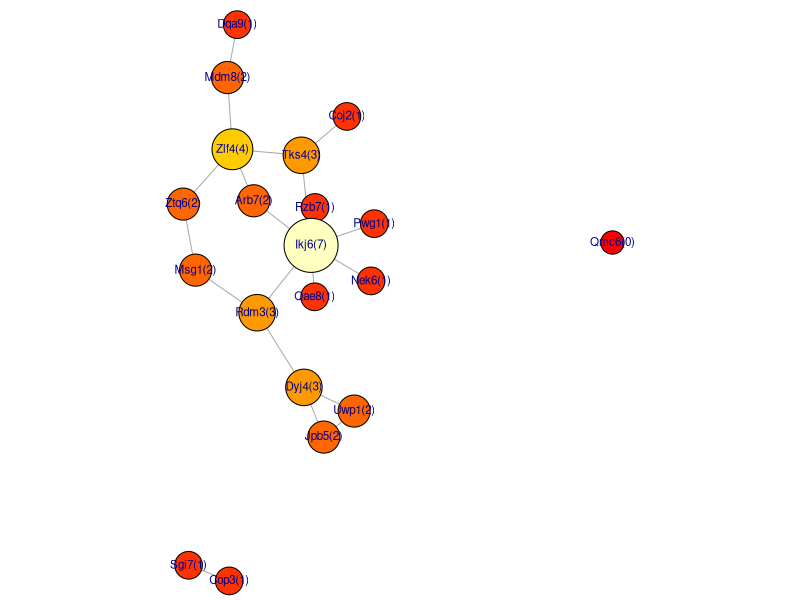
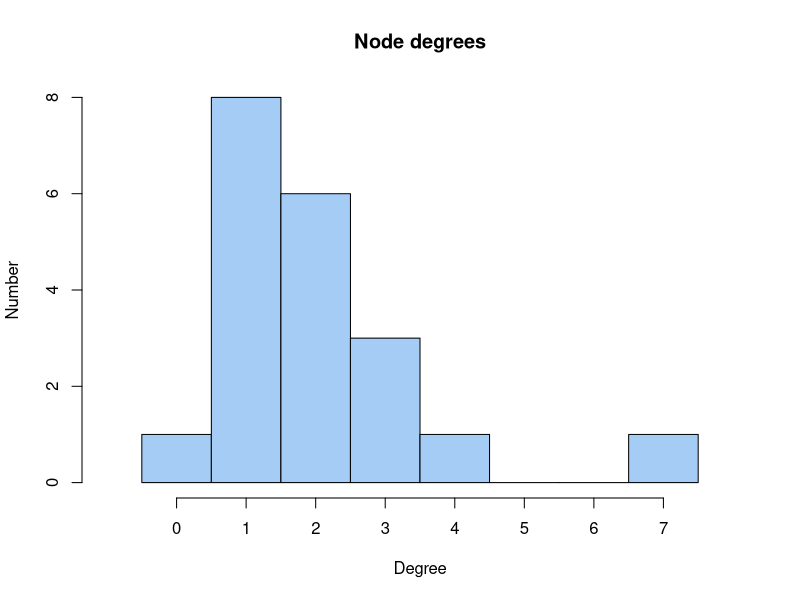
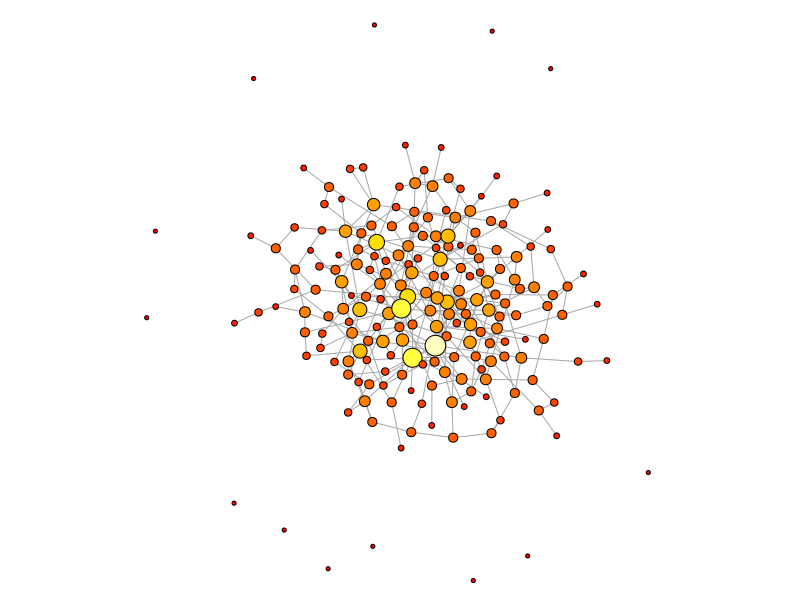
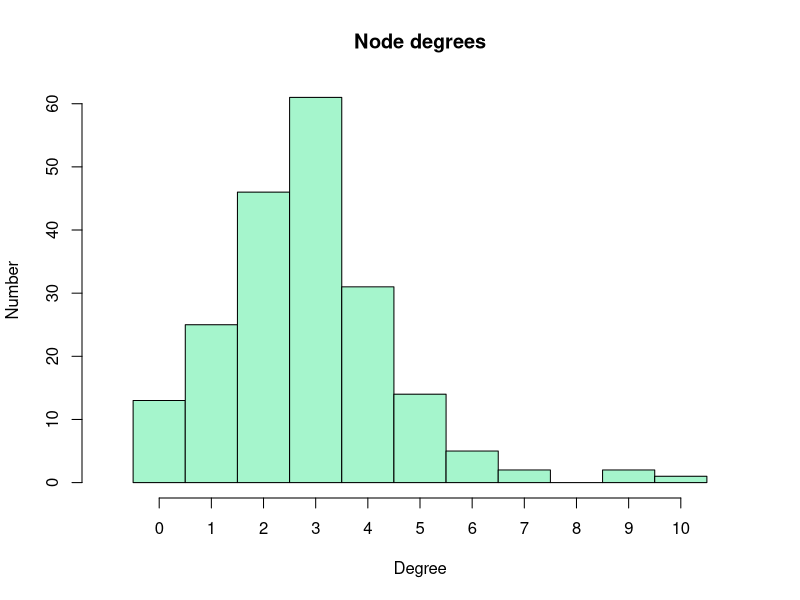
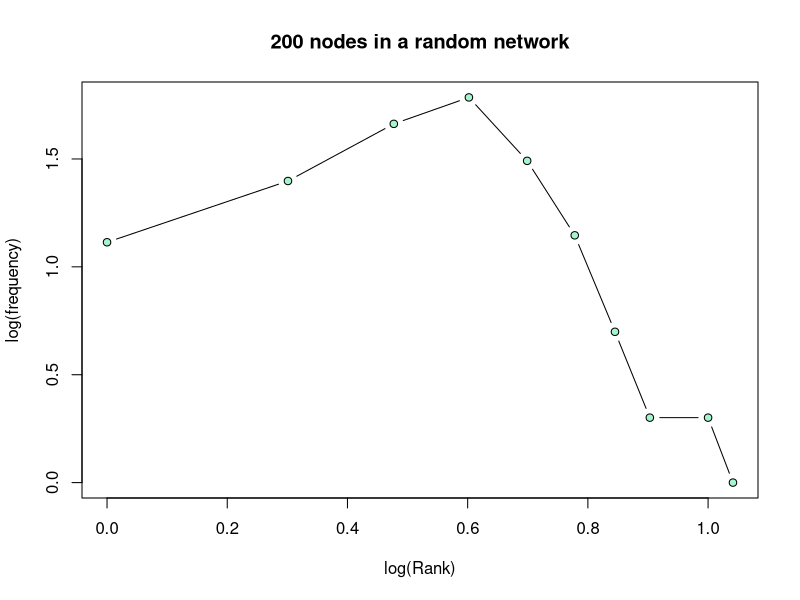
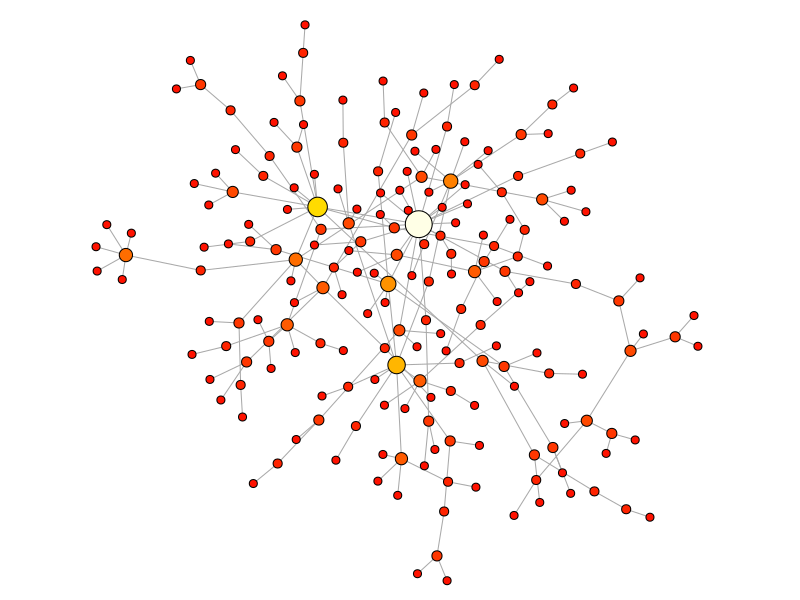
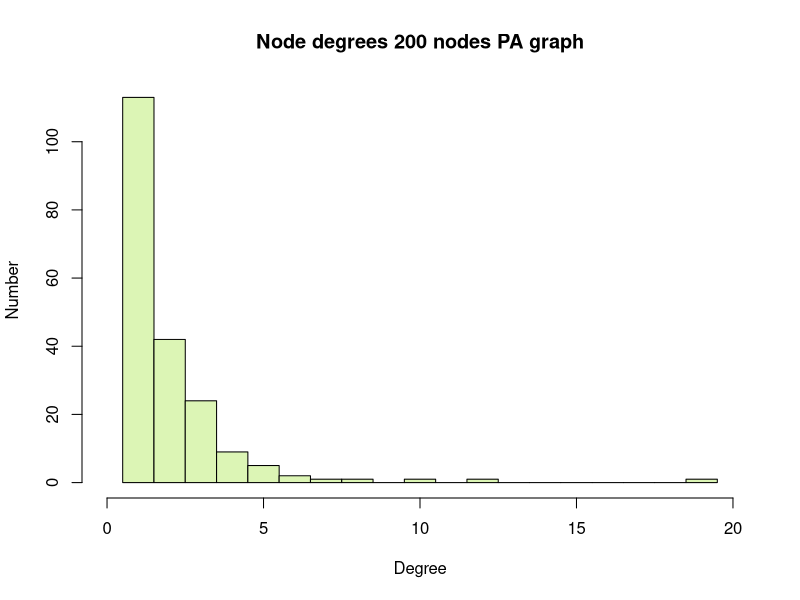
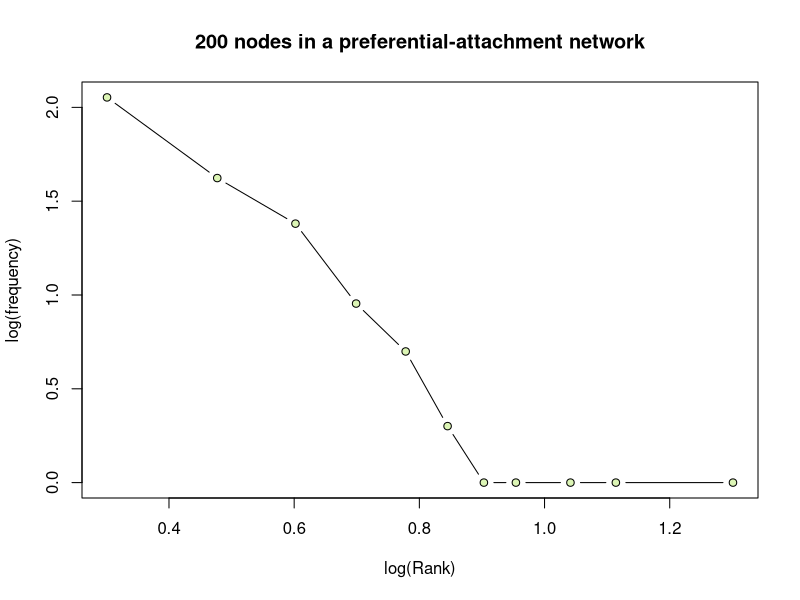

Write R code to recreate these figures, in order.
# FND-MAT-Graphs_and_networks.R
#
# Purpose:  A Bioinformatics Course:
#              R code accompanying the FND-MAT-Graphs_and_networks unit.
#
# Version:  1.2
#
# Date:     2017  10  -  2019  01
# Author:   Boris Steipe (boris.steipe@utoronto.ca)
#
# Versions:
#           1.2    Change from require() to requireNamespace(),
#                      use <package>::<function>() idiom throughout
#           1.1    Update set.seed() usage
#           1.0    First final version for learning units.
#           0.1    First code copied from 2016 material.
#
#
# TODO:
#
#
# == DO NOT SIMPLY  source()  THIS FILE! =======================================
#
# If there are portions you don't understand, use R's help system, Google for an
# answer, or ask your instructor. Don't continue if you don't understand what's
# going on. That's not how it works ...
#
# ==============================================================================


#TOC> ==========================================================================
#TOC> 
#TOC>   Section  Title                                        Line
#TOC> ------------------------------------------------------------
#TOC>   1        Review                                         50
#TOC>   2        DEGREE DISTRIBUTIONS                          204
#TOC>   2.1        Random graph                                210
#TOC>   2.2        scale-free graph (Barabasi-Albert)          258
#TOC>   2.3        Random geometric graph                      323
#TOC>   3        A CLOSER LOOK AT THE igraph PACKAGE           445
#TOC>   3.1        Basics                                      448
#TOC>   3.2        Components                                  520
#TOC>   4        RANDOM GRAPHS AND GRAPH METRICS               539
#TOC>   4.1        Diameter                                    576
#TOC>   5        GRAPH CLUSTERING                              645
#TOC> 
#TOC> ==========================================================================


# =    1  Review  ==============================================================

# This tutorial covers basic concepts of graph theory and analysis in R. Make
# sure you have pulled the latest version of the project from the GitHub
# repository, and that you have typed init() to load some utility functions and
# data.

# Let's explore some of the basic ideas of graph theory by starting with a small
# random graph.


# To begin let's write a little function that will create random "gene" names;
# there's no particular purpose to this other than to make our graphs look a
# little more "biological" ...
makeRandomGenenames <- function(N) {
  nam <- character()
  while (length(nam) < N) {
    a <- paste0(c(sample(LETTERS, 1), sample(letters, 2)),
                collapse="") # one uppercase, two lowercase letters
    n <- sample(1:9, 1)      # one number
    nam[length(nam) + 1] <- paste(a, n, sep="") # store in vector
    nam <- unique(nam)   # delete if this was a duplicate
  }
  return(nam)
}

N <- 20

set.seed(112358)                       # set RNG seed for repeatable randomness
(Nnames <- makeRandomGenenames(N))
set.seed(NULL)                         # reset the RNG

# One way to represent graphs in a computer is as an "adjacency matrix". In this
# matrix, each row and each column represents a node, and the cell at the
# intersection of a row and column contains a value/TRUE if there is an edge,
# 0/FALSE otherwise.

# Let's create an adjacency matrix for random graph: let's say a pair of nodes
# has probability p <- 0.1 to have an edge, and our graph is symmetric , i.e. it
# is an undirected graph, and it has neither self-edges, i.e. loops, nor
# multiple edges between the same nodes, i.e. it is a "simple" graph. We use our
# the Nnames vector as node labels.

makeRandomAM <- function(nam, p = 0.1) {
  # Make a random adjacency matrix for a set of nodes with edge probability p
  # Parameters:
  #   nam: a character vector of unique node names.
  #   p:   probability that a random pair of nodes will have an edge.
  #
  # Value: an adjacency matrix for a simple, undirected graph
  #

  N <- length(nam)
  AM <- matrix(numeric(N * N), ncol = N)  # The adjacency matrix
  rownames(AM) <- nam
  colnames(AM) <- nam
  for (iRow in 1:(N-1)) { # Note how we make sure iRow != iCol - this prevents
                          # loops
    for (iCol in (iRow+1):N) {
      if (runif(1) < p) {     # runif() creates uniform random numbers
                              # between 0 and 1. The expression is TRUE with
                              # probability p. if it is TRUE ...
        AM[iRow, iCol] <- 1   # ... record an edge for the pair (iRow, iCol)
      }
    }
  }
  return(AM)
}

set.seed(112358)                       # set RNG seed for repeatable randomness
(myRandAM <- makeRandomAM(Nnames, p = 0.09))
set.seed(NULL)                         # reset the RNG


# Listing the matrix is not very informative - we should plot this graph. The
# standard package for work with graphs in r is "igraph". We'll go into more
# details of the igraph package a bit later, for now we just use it to plot:

if (! requireNamespace("igraph", quietly = TRUE)) {
  install.packages("igraph")
}
# Package information:
#  library(help = igraph)       # basic information
#  browseVignettes("igraph")    # available vignettes
#  data(package = "igraph")     # available datasets


myG <- igraph::graph_from_adjacency_matrix(myRandAM, mode = "undirected")

set.seed(112358)                       # set RNG seed for repeatable randomness
                                       # calculate layout coordinates
myGxy <- igraph::layout_with_graphopt(myG,
                                      charge=0.0012)
set.seed(NULL)                         # reset the RNG


# The igraph package adds its own function to the collection of plot()
# functions; R makes the selection which plot function to use based on the class
# of the object that we request to plot. This plot function has parameters
#  layout - the x,y coordinates of the nodes;
#  vertex.color - which I define to color by node-degree
#  vertex size - which I define to increase with node-degree
#  vertex.label - which I set to combine the names of the vertices of the
#                 graph - names(V(iG)) - with the node degree - degree(iG).
# See ?igraph.plotting for the complete list of parameters


oPar <- par(mar= rep(0,4)) # Turn margins off
plot(myG,
     layout = myGxy,
     rescale = FALSE,
     xlim = c(min(myGxy[,1]) * 0.99, max(myGxy[,1]) * 1.01),
     ylim = c(min(myGxy[,2]) * 0.99, max(myGxy[,2]) * 1.01),
     vertex.color=heat.colors(max(igraph::degree(myG)+1))[igraph::degree(myG)+1],
     vertex.size = 1600 + (300 * igraph::degree(myG)),
     vertex.label = sprintf("%s(%i)", names(igraph::V(myG)), igraph::degree(myG)),
     vertex.label.family = "sans",
     vertex.label.cex = 0.7)
par(oPar)  # reset plot window


# The simplest descriptor of a graph are the number of nodes, edges, and the
# degree-distribution. In our example, the number of nodes was given: N; the
# number of edges can easily be calculated from the adjacency matrix. In our
# matrix, we have entered 1 for every edge. Thus we simply sum over the matrix:
sum(myRandAM)

# Is that what you expect?

# What about the degree distribution? We can get that simply by summing over the
# rows and summing over the columns and adding the two vectors.

rowSums(myRandAM) +  colSums(myRandAM) # check this against the plot!

# The function degree() gives the same values
igraph::degree(myG)

# Let's  plot the degree distribution in a histogram:
degG <- igraph::degree(myG)
brk <- seq(min(degG)-0.5, max(degG)+0.5, by=1)  # define histogram breaks
hist(degG, breaks=brk, col="#A5CCF5",
     xlim = c(-1,8), xaxt = "n",
     main = "Node degrees", xlab = "Degree", ylab = "Number")  # plot histogram
axis(side = 1, at = 0:7)

# Note: I don't _have_ to define breaks, the hist() function usually does so
# quite well, automatically. But for this purpose I want the columns of the
# histogram to represent exactly one node-degree difference.

# A degree distribution is actually quite an important descriptor of graphs,
# since it is very sensitive to the generating mechanism. For biological
# networks, that is one of the key questions we are interested in: how was the
# network formed?

# =    2  DEGREE DISTRIBUTIONS  ================================================

# Let's simulate a few graphs that are a bit bigger to get a better sense of
# their degree distributions:
#

# ==   2.1  Random graph  ======================================================

N <- 200

set.seed(31415927)                     # set RNG seed for repeatable randomness
my200AM <- makeRandomAM(as.character(1:N), p = 0.015)
set.seed(NULL)                         # reset the RNG

myG200 <- igraph::graph_from_adjacency_matrix(my200AM, mode = "undirected")
myGxy <- igraph::layout_with_graphopt(myG200, charge=0.0001) # calculate layout
                                                             # coordinates

oPar <- par(mar= rep(0,4))             # Turn margins off, save graphics state
plot(myG200,
     layout = myGxy,
     rescale = FALSE,
     xlim = c(min(myGxy[,1]) * 0.99, max(myGxy[,1]) * 1.01),
     ylim = c(min(myGxy[,2]) * 0.99, max(myGxy[,2]) * 1.01),
     vertex.color=heat.colors(max(igraph::degree(myG200)+1))[igraph::degree(myG200)+1],
     vertex.size = 150 + (60 * igraph::degree(myG200)),
     vertex.label = NA)
par(oPar)                              # restore graphics state

# This graph has thirteen singletons and one large, connected component. Many
# biological graphs look approximately like this.

# Calculate degree distributions
dg <- igraph::degree(myG200)
brk <- seq(min(dg)-0.5, max(dg)+0.5, by=1)
hist(dg, breaks=brk, col="#A5F5CC",
     xlim = c(-1,11), xaxt = "n",
     main = "Node degrees", xlab = "Degree", ylab = "Number")  # plot histogram
axis(side = 1, at = 0:10)


# Note the pronounced peak of this distribution: this is not "scale-free".
# Here is the log-log plot of frequency vs. degree-rank ...

(freqRank <- table(dg))
plot(log10(as.numeric(names(freqRank)) + 1),
     log10(as.numeric(freqRank)), type = "b",
     pch = 21, bg = "#A5F5CC",
     xlab = "log(Rank)", ylab = "log(frequency)",
     main = "200 nodes in a random network")

# ... which shows us that this does NOT correspond to the single-slope linear
# relationship that we expect for a "scale-free" graph.

# ==   2.2  scale-free graph (Barabasi-Albert)  ================================

# What does one of those intriguing "scale-free" distributions look like? The
# iGraph package has a function to make random graphs according to the
# Barabasi-Albert model of scale-free graphs. It is: sample_pa(), where pa
# stands for "preferential attachment". Preferential attachment is one type of
# process that will yield scale-free distributions.

N <- 200

set.seed(31415927)                     # set RNG seed for repeatable randomness
GBA <- igraph::sample_pa(N, power = 0.8, directed = FALSE)
set.seed(NULL)                         # reset the RNG

GBAxy <- igraph::layout_with_graphopt(GBA, charge=0.0001)

oPar <- par(mar= rep(0,4))             # Turn margins off, save graphics state
plot(GBA,
     layout = GBAxy,
     rescale = FALSE,
     xlim = c(min(GBAxy[,1]) * 0.99, max(GBAxy[,1]) * 1.01),
     ylim = c(min(GBAxy[,2]) * 0.99, max(GBAxy[,2]) * 1.01),
     vertex.color=heat.colors(max(igraph::degree(GBA)+1))[igraph::degree(GBA)+1],
     vertex.size = 200 + (30 * igraph::degree(GBA)),
     vertex.label = NA)
par(oPar)                              # restore grphics state

# This is a very obviously different graph! Some biological networks have
# features that look like that - but in my experience the hub nodes are usually
# not that distinct. But then again, that really depends on the parameter
# "power". Play with the "power" parameter and get a sense for what difference
# this makes. Also: note that the graph has only a single component - no
# singletons.

# What's the degree distribution of this graph?
(dg <- igraph::degree(GBA))
brk <- seq(min(dg)-0.5, max(dg)+0.5, by=1)
hist(dg, breaks=brk, col="#DCF5B5",
     xlim = c(0,max(dg)+1), xaxt = "n",
     main = "Node degrees 200 nodes PA graph",
     xlab = "Degree", ylab = "Number")
axis(side = 1, at = seq(0, max(dg)+1, by=5))

# Most nodes have a degree of 1, but one node has a degree of 19.

(freqRank <- table(dg))
plot(log10(as.numeric(names(freqRank)) + 1),
     log10(as.numeric(freqRank)), type = "b",
     pch = 21, bg = "#DCF5B5",
     xlab = "log(Rank)", ylab = "log(frequency)",
     main = "200 nodes in a preferential-attachment network")

# Sort-of linear, but many of the higher ranked nodes have a frequency of only
# one. That behaviour smooths out in larger graphs:
#
X <- igraph::sample_pa(1e5, power = 0.8, directed = FALSE)  # 100,000 nodes
freqRank <- table(igraph::degree(X))
plot(log10(as.numeric(names(freqRank)) + 1),
     log10(as.numeric(freqRank)), type = "b",
     xlab = "log(Rank)", ylab = "log(frequency)",
     pch = 21, bg = "#A5F5CC",
     main = "100,000 nodes in a random, scale-free network")
rm(X)


# ==   2.3  Random geometric graph  ============================================

# Finally, let's simulate a random geometric graph and look at the degree
# distribution. Remember: these graphs have a high probability to have edges
# between nodes that are "close" together - an entirely biological notion.

# We'll randomly place our nodes in a box. Then we'll define the
# probability for two nodes to have an edge to be a function of their Euclidian
# distance in the box.

# Here is a function that makes an adjacency matrix for such graphs. iGraph has
# a similar function, sample_grg(), which connects nodes that are closer than a
# cutoff, the function I give you below is a bit more interesting since it
# creates edges according to a probability that is determined by a generalized
# logistic function of the distance. This sigmoidal function gives a smooth
# cutoff and creates more "natural" graphs. Otherwise, the function is very
# similar to the random graph function, except that we output the "coordinates"
# of the nodes together with the adjacency matrix which we then use for the
# layout. list() FTW.
#

makeRandomGeometricAM <- function(nam, B = 25, Q = 0.001, t = 0.6) {
  # Make an adjacency matrix for an undirected random geometric graph from
  #    edges connected with probabilities according to a generalized logistic
  #    function.
  # Parameters:
  #    nam: a character vector of unique names
  #    B, Q, t:   probability that a random pair (i, j) of nodes gets an
  #                 edge determined by a generalized logistic function
  #                 p <- 1 - 1/((1 + (Q * (exp(-B * (x-t)))))^(1 / 0.9)))
  #
  # Value: a list with the following components:
  #        AM$mat : an adjacency matrix
  #        AM$nam : labels for the nodes
  #        AM$x   : x-coordinates for the nodes
  #        AM$y   : y-coordinates for the nodes
  #
  nu <- 1  # probably not useful to change
  AM <- list()
  AM$nam <- nam
  N <- length(AM$nam)
  AM$mat <- matrix(numeric(N * N), ncol = N)  # The adjacency matrix
  rownames(AM$mat) <- AM$nam
  colnames(AM$mat) <- AM$nam
  AM$x <- runif(N) # Randomly place nodes into the unit square
  AM$y <- runif(N)
  for (iRow in 1:(N-1)) { # Same principles as in makeRandomGraph()
    for (iCol in (iRow+1):N) {
      # geometric distance ...
      d <- sqrt((AM$x[iRow] - AM$x[iCol])^2 +
                (AM$y[iRow] - AM$y[iCol])^2)  # Pythagoras
      # distance dependent probability
      p <- 1 - 1/((1 + (Q * (exp(-B * (d-t)))))^(1 / nu))
      if (runif(1) < p) {
        AM$mat[iRow, iCol] <- 1
      }
    }
  }
  return(AM)
}

# Getting the parameters of a generalized logistic right takes a bit of
# experimenting. If you are interested, you can try a few variations. Or you can
# look up the function at
# https://en.wikipedia.org/wiki/Generalised_logistic_function

# This function computes generalized logistics ...
# genLog <- function(x, B = 25, Q = 0.001, t = 0.5) {
#     # generalized logistic (sigmoid)
#     nu <- 1
#     return(1 - 1/((1 + (Q * (exp(-B * (x-t)))))^(1 / nu)))
# }
#
# ... and this code plots p-values over the distances we could encouter between
# our nodes: from 0 to sqrt(2) i.e. the diagonal of the unit sqaure in which we
# will place our nodes.
# x <- seq(0, sqrt(2), length.out = 50)
# plot(x, genLog(x), type="l", col="#AA0000", ylim = c(0, 1),
#      xlab = "d", ylab = "p(edge)")

# 200 node random geomteric graph
N <- 200
set.seed(112358)                       # set RNG seed for repeatable randomness
rGAM <- makeRandomGeometricAM(as.character(1:N), t = 0.4)
set.seed(NULL)                         # reset the RNG


myGRG <- igraph::graph_from_adjacency_matrix(rGAM$mat, mode = "undirected")

oPar <- par(mar= rep(0,4)) # Turn margins off
plot(myGRG,
     layout = cbind(rGAM$x, rGAM$y), # use our node coordinates for layout,
     rescale = FALSE,
     xlim = c(min(rGAM$x) * 0.9, max(rGAM$x) * 1.1),
     ylim = c(min(rGAM$y) * 0.9, max(rGAM$y) * 1.1),
     vertex.color=heat.colors(max(igraph::degree(myGRG)+1))[igraph::degree(myGRG)+1],
     vertex.size = 0.1 + (0.2 * igraph::degree(myGRG)),
     vertex.label = NA)
par(oPar)

# degree distribution:
(dg <- igraph::degree(myGRG))
brk <- seq(min(dg) - 0.5, max(dg) + 0.5, by = 1)
hist(dg, breaks = brk, col = "#FCC6D2",
     xlim = c(0, 25), xaxt = "n",
     main = "Node degrees: 200 nodes RG graph",
     xlab = "Degree", ylab = "Number")
axis(side = 1, at = c(0, min(dg):max(dg)))

# You'll find that this is kind of in-between the random, and the scale-free
# graph. We do have hubs, but they are not as extreme as in the scale-free case;
# and we have have no singletons, in contrast to the random graph.

(freqRank <- table(dg))
plot(log10(as.numeric(names(freqRank)) + 1),
     log10(as.numeric(freqRank)), type = "b",
     pch = 21, bg = "#FCC6D2",
     xlab = "log(Rank)", ylab = "log(frequency)",
     main = "200 nodes in a random geometric network")



# =    3  A CLOSER LOOK AT THE igraph PACKAGE  =================================


# ==   3.1  Basics  ============================================================

# The basic object of the igraph package is a graph object. Let's explore the
# first graph some more, the one we built with our random gene names:
summary(myG)

# This output means: this is an IGRAPH graph, with U = UN-directed edges
#  and N = named nodes, that has 20 nodes and 20 edges. For details, see
?igraph::print.igraph

mode(myG)
class(myG)

# This means an igraph graph object is a special list object; it is opaque in
# the sense that a user is never expected to modify its components directly, but
# through a variety of helper functions which the package provides. There are
# many ways to construct graphs - from adjacency matrices, as we have just done,
# from edge lists, or by producing random graphs according to a variety of
# recipes, called _games_ in this package.

# Two basic functions retrieve nodes "Vertices", and "Edges":
igraph::V(myG)
igraph::E(myG)

# additional properties can be retrieved from the Vertices ...
igraph::V(myG)$name


# As with many R objects, loading the package provides special functions that
# can be accessed via the same name as the basic R functions, for example:

print(myG)
plot(myG)  # this is the result of default plot parameters

# ... where plot() allows the usual flexibility of fine-tuning the plot. We
# first layout the node coordinates with the Fruchtermann-Reingold algorithm - a
# force-directed layout that applies an ettractive potential along edges (which
# pulls nodes together) and a repulsive potential to nodes (so they don't
# overlap). Note the use of the degree() function to color and scale nodes and
# labels by degree and the use of the V() function to retrieve the vertex names.
# See ?plot.igraph for details."

# Plot with some customizing parameters
oPar <- par(mar= rep(0,4)) # Turn margins off
plot(myG,
     layout = igraph::layout_with_fr(myG),
     vertex.color=heat.colors(max(igraph::degree(myG)+1))[igraph::degree(myG)+1],
     vertex.size = 9 + (2 * igraph::degree(myG)),
     vertex.label.cex = 0.5 + (0.05 * igraph::degree(myG)),
     edge.width = 2,
     vertex.label = igraph::V(myG)$name,
     vertex.label.family = "sans",
     vertex.label.cex = 0.9)
par(oPar)

# ... or with a different layout:
oPar <- par(mar= rep(0,4)) # Turn margins off
plot(myG,
     layout = igraph::layout_in_circle(myG),
     vertex.color=heat.colors(max(igraph::degree(myG)+1))[igraph::degree(myG)+1],
     vertex.size = 9 + (2 * igraph::degree(myG)),
     vertex.label.cex = 0.5 + (0.05 * igraph::degree(myG)),
     edge.width = 2,
     vertex.label = igraph::V(myG)$name,
     vertex.label.family = "sans",
     vertex.label.cex = 0.9)
par(oPar)

# igraph has a large number of graph-layout functions: see
# ?layout_  and try them all.


# ==   3.2  Components  ========================================================

# The igraph function components() tells us whether there are components of the
# graph in which there is no path to other components.
igraph::components(myG)

# In the _membership_ vector, nodes are annotated with the index of the
# component they are part of. Sui7 is the only node of component 2, Cyj1 is in
# the third component etc. This is perhaps more clear if we sort by component
# index
sort(igraph::components(myG)$membership, decreasing = TRUE)

# Retrieving e.g. the members of the first component from the list can be done by subsetting:

(sel <- igraph::components(myG)$membership == 1)  # boolean vector ..
(c1 <- igraph::components(myG)$membership[sel])
names(c1)


# =    4  RANDOM GRAPHS AND GRAPH METRICS  =====================================


# Let's explore some of the more interesting, topological graph measures. We
# start by building a somewhat bigger graph. We aren't quite sure whether
# biological graphs are small-world, or random-geometric, or
# preferential-attachment ... but igraph has ways to simulate the basic ones
# (and we could easily simulate our own). Look at the following help pages:

?igraph::sample_gnm             # see also sample_gnp for the Erdös-Rényi models
?igraph::sample_smallworld      # for the Watts & Strogatz model
?igraph::sample_pa              # for the Barabasi-Albert model

# But note that there are many more sample_ functions. Check out the docs!

# Let's look at betweenness measures for our first graph. Here: the nodes again
# colored by degree. Degree centrality states: nodes of higher degree are
# considered to be more central. And that's also the way the force-directed
# layout drawas them, obviously.

set.seed(112358)                       # set RNG seed for repeatable randomness
myGxy <- igraph::layout_with_fr(myG)   # calculate layout coordinates
set.seed(NULL)                         # reset the RNG

oPar <- par(mar = rep(0, 4))           # turn margins off, save graphics state
plot(myG,
     layout = myGxy,
     rescale = FALSE,
     xlim = c(min(myGxy[,1]) * 0.99, max(myGxy[,1]) * 1.01),
     ylim = c(min(myGxy[,2]) * 0.99, max(myGxy[,2]) * 1.01),
     vertex.color=heat.colors(max(igraph::degree(myG)+1))[igraph::degree(myG)+1],
     vertex.size = 20 + (10 * igraph::degree(myG)),
     vertex.label = igraph::V(myG)$name,
     vertex.label.family = "sans",
     vertex.label.cex = 0.8)
par(oPar)                              # restore graphics state

# ==   4.1  Diameter  ==========================================================

igraph::diameter(myG)  # The diameter of a graph is its maximum length
                       # shortest path.

# let's plot this path: here are the nodes ...
igraph::get_diameter(myG)

# ... and we can get the x, y coordinates from iGxy by subsetting with the node
# names. The we draw the diameter-path with a transparent, thick pink line:
lines(myGxy[igraph::get_diameter(myG),], lwd=10, col="#ff63a788")

# == Centralization scores

?igraph::centralize
# replot our graph, and color by log_betweenness:

bC <- igraph::centr_betw(myG)  # calculate betweenness centrality
nodeBetw <- bC$res
nodeBetw <- round(log(nodeBetw +1)) + 1

oPar <- par(mar= rep(0,4)) # Turn margins off
plot(myG,
     layout = myGxy,
     rescale = FALSE,
     xlim = c(min(myGxy[,1]) * 0.99, max(myGxy[,1]) * 1.01),
     ylim = c(min(myGxy[,2]) * 0.99, max(myGxy[,2]) * 1.01),
     vertex.color=heat.colors(max(nodeBetw))[nodeBetw],
     vertex.size = 20 + (10 * igraph::degree(myG)),
     vertex.label = igraph::V(myG)$name,
     vertex.label.family = "sans",
     vertex.label.cex = 0.7)
par(oPar)

# Note that the betweenness - the number of shortest paths that pass through a
# node, is in general higher for high-degree nodes - but not always: Eqr2 has
# higher betweenness than Itv7: this measure really depends on the detailed
# local topology of the graph."

# Can you use centr_eigen() and centr_degree() to calculate the respective
# values? That's something I would expect you to be able to do.
#
# Lets plot betweenness centrality for our random geometric graph:

bCmyGRG <- igraph::centr_betw(myGRG)  # calculate betweenness centrality

nodeBetw <- bCmyGRG$res
nodeBetw <- round((log(nodeBetw +1))^2.5) + 1

# colours and size proportional to betweenness
oPar <- par(mar= rep(0,4)) # Turn margins off
plot(myGRG,
     layout = cbind(rGAM$x, rGAM$y), # use our node coordinates for layout,
     rescale = FALSE,
     xlim = c(min(rGAM$x) * 0.9, max(rGAM$x) * 1.1),
     ylim = c(min(rGAM$y) * 0.9, max(rGAM$y) * 1.1),
     vertex.color=heat.colors(max(nodeBetw))[nodeBetw],
     vertex.size = 0.1 + (0.03 * nodeBetw),
     vertex.label = NA)
par(oPar)

igraph::diameter(myGRG)
lines(rGAM$x[igraph::get_diameter(myGRG)],
      rGAM$y[igraph::get_diameter(myGRG)],
      lwd = 10,
      col = "#ff335533")



# =    5  GRAPH CLUSTERING  ====================================================


# Clustering finds "communities" in graphs - and depending what the edges
# represent, these could be complexes, pathways, biological systems or similar.
# There are many graph-clustering algorithms. One approach with many attractive
# properties is the Map Equation, developed by Martin Rosvall. See:
# http://www.ncbi.nlm.nih.gov/pubmed/18216267 and htttp://www.mapequation.org


myGRGclusters <- igraph::cluster_infomap(myGRG)
igraph::modularity(myGRGclusters)  # ... measures how separated the different
                                   # membership types are from each other
igraph::membership(myGRGclusters)         # which nodes are in what cluster?
table(igraph::membership(myGRGclusters))  # how large are the clusters?

# The largest cluster has 48 members, the second largest has 25, etc.


# Lets plot our graph again, coloring the nodes of the first five communities by
# their cluster membership:

# first, make a vector with as many grey colors as we have communities ...
commColors <- rep("#f1eef6", max(igraph::membership(myGRGclusters)))
# ... then overwrite the first five with "real colors" - something like rust,
# lilac, pink, and mauve or so.
commColors[1:5] <- c("#980043", "#dd1c77", "#df65b0", "#c994c7", "#d4b9da")


oPar <- par(mar= rep(0,4)) # Turn margins off
plot(myGRG,
     layout = cbind(rGAM$x, rGAM$y),
     rescale = FALSE,
     xlim = c(min(rGAM$x) * 0.9, max(rGAM$x) * 1.1),
     ylim = c(min(rGAM$y) * 0.9, max(rGAM$y) * 1.1),
     vertex.color=commColors[igraph::membership(myGRGclusters)],
     vertex.size = 0.1 + (0.1 * igraph::degree(myGRG)),
     vertex.label = NA)
par(oPar)




# [END]
